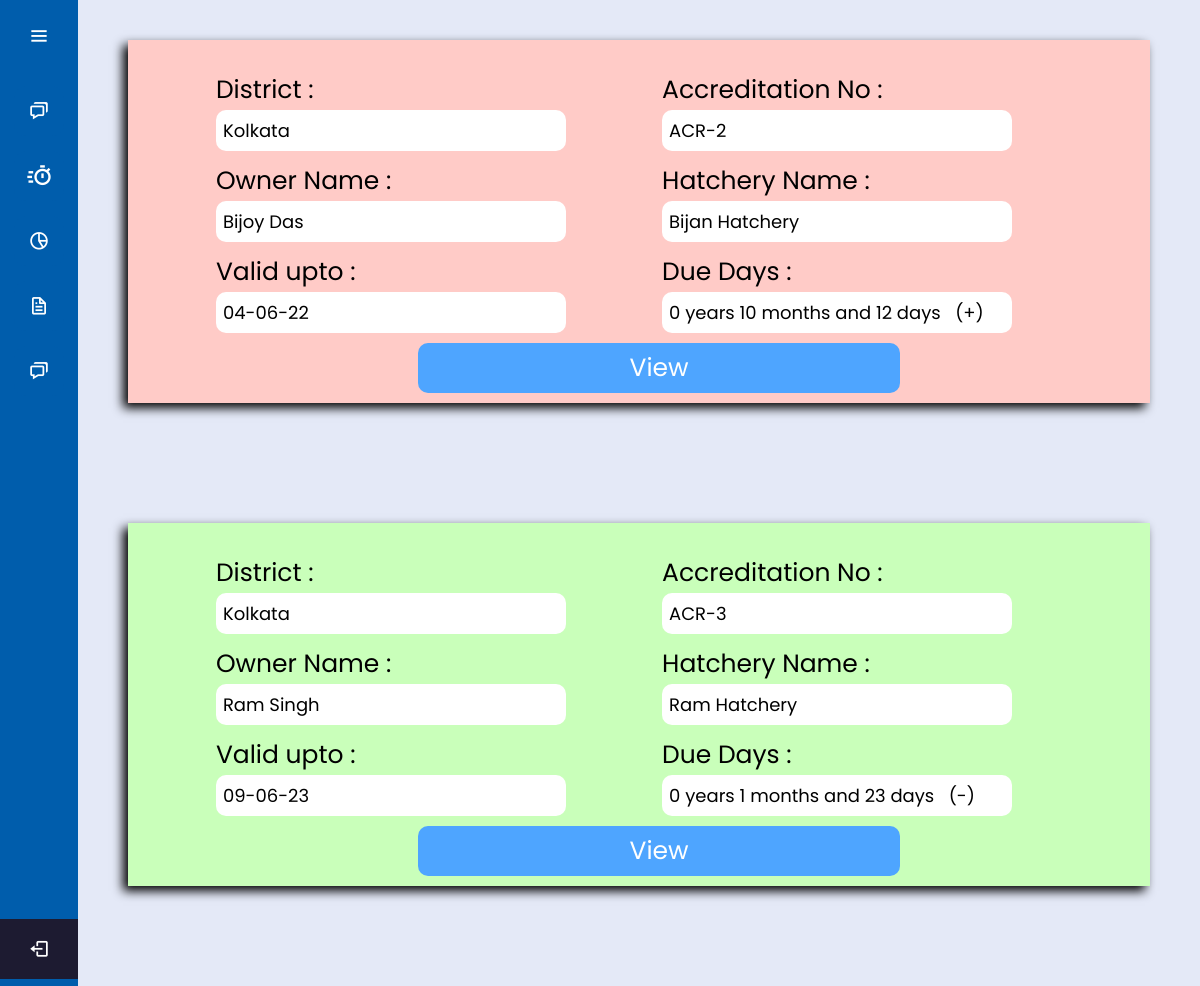
/Project1/renewList.php (signed in), run on the app's committed database.
### tables this page shows
CREATE TABLE `hatchery` (
  `ID` varchar(20) NOT NULL,
  `ID Year` varchar(10) NOT NULL,
  `Owner's Name` varchar(30) NOT NULL,
  `Father's Name` varchar(30) NOT NULL,
  `Owner's District` varchar(50) NOT NULL,
  `Owner's Block` varchar(50) NOT NULL,
  `Owner's GP` varchar(50) NOT NULL,
  `Owner's Village` varchar(50) NOT NULL,
  `Owner's Post Office` varchar(50) NOT NULL,
  `Owner's Police Station` varchar(50) NOT NULL,
  `Owner's PIN` varchar(50) NOT NULL,
  `Phone 1` varchar(50) NOT NULL,
  `Phone 2` varchar(50) NOT NULL,
  `Email` varchar(50) NOT NULL,
  `Hatchery Name` varchar(50) NOT NULL,
  `Hatchery District` varchar(50) NOT NULL,
  `Hatchery Block` varchar(50) NOT NULL,
  `Hatchery GP` varchar(50) NOT NULL,
  `Hatchery Village` varchar(50) NOT NULL,
  `Hatchery Post Office` varchar(50) NOT NULL,
  `Hatchery Police Station` varchar(50) NOT NULL,
  `Hatchery PIN` varchar(50) NOT NULL,
  `Species` varchar(100) NOT NULL,
  `Owner's Photo` varchar(50) NOT NULL,
  `Hatchery Photo` varchar(50) NOT NULL,
  `Aadhar Photo` varchar(50) NOT NULL,
  `Challan Photo` varchar(50) NOT NULL,
  `App Date` date NOT NULL,
  `Year` int(5) NOT NULL,
  `Acc No` varchar(10) DEFAULT NULL,
  `Acc Date` date NOT NULL,
  `Acc Valid` date NOT NULL,
  `Acc DFO` varchar(30) NOT NULL,
  `DFO date` date NOT NULL,
  `Acc ADF` varchar(30) NOT NULL,
  `ADF date` date NOT NULL,
  `Acc JDF` varchar(30) NOT NULL,
  `JDF date` date NOT NULL,
  `Current` varchar(5) NOT NULL,
  `Remarks` text NOT NULL
);

### Project1/renewList.php (the view, shortened to what this page needs)
<?php
	require('config.php');
	$logid=$_SESSION["id"];
    $sql = "SELECT * from reg_tb WHERE id='".$logid."'";
    $result = mysqli_query($conn,$sql);
    if(mysqli_num_rows($result)>0)
    {
        $row=mysqli_fetch_assoc($result);
        $name=$row['name'];
        $type=$row['type'];
		$currDistrict=$row['district'];
    }
	$authType = $type;
	$form = '';
	$authDistrict = $currDistrict;
	if($authType!='Level-3 Officer'){
		$dquery=" SELECT * FROM `hatchery` WHERE `Acc No`!='ACR-0' AND `Current`='Y' AND `Hatchery District` = '$authDistrict' ORDER BY `Acc Valid`";
	}else{
		$dquery=" SELECT * FROM `hatchery` WHERE `Acc No`!='ACR-0' AND `Current`='Y' ORDER BY `Acc Valid`";
	}
	function dateFormat($date)
	{
		$ddmmyy = $date[8].$date[9].$date[7].$date[5].$date[6].$date[4].$date[2].$date[3];
		return $ddmmyy;
	}
	$dresult = mysqli_query($conn,$dquery);
	$dposts = mysqli_fetch_all($dresult,MYSQLI_ASSOC);
	foreach ($dposts as $dpost)
	{
		$due = '#ffcbc7';
		$date1=date_create($dpost['Acc Valid']);
		$date2=date_create(date("Y-m-d"));
		$diff=date_diff($date1,$date2);
		if ($diff->format("%R%a")<=0)
		{
			$due = '#c9ffba';
		}
		$form .= "
		<form method='POST' action='Auth.php'>
		<div class='EachAuth' style='background:".$due."'>
	<form method='POST' action='Auth.php' >
	<div class='formCont'>
		<div class='cont'  >
		<label class='districtL'>District : </label>
		<br></div>
		<input  name='District' value='".$dpost['Hatchery District']."' disabled>
		</input>
	</div>
	<div class='formCont'>
		<div class='cont' ><label>Accreditation No : </label><br></div>
		<input type='text'  name='ID' readonly value=" .$dpost['Acc No']. " >
	</div>
	<div class='formCont'>
		<div class='cont' ><label>Owner Name : </label><br></div>
		<input type='text'  name='name'  disabled  value='".($dpost["Owner's Name"])."'>
	</div>
		<div class='formCont'>
		<div class='cont' ><label>Hatchery Name : </label><br></div>
		<input type='text' value='".$dpost['Hatchery Name']."' name='mobileNo'  disabled >
	</div>
	<div class='formCont'>
		<div class='cont' ><label>Valid upto : </label><br></div>
		<input  name='userType' class='type' value='".dateFormat($dpost['Acc Valid'])."' disabled>
		</input>
	</div>
	<div class='formCont'>
		<div class='cont' >
		<label class='districtL'>Due Days : </label>
		<br></div>
		<input  name='District' value='".$diff->format("%y years %m months and %d days")."   (".$diff->format("%R").") ' disabled>
		</input>
	</div>
	<div class='formCont'>
		<a href='./viewDetails.php?ID=".$dpost["ID"]. "' target='_blank'><input readonly type='text' class='submit' name='View' value='View' style='width:-webkit-fill-available'></a>
	</div>
	</div>
	<br><br>
	</form>
	</div>	";
	}
?>
<!DOCTYPE html>
<html lang="en" dir="ltr">
  <head>
    <link rel="stylesheet" href="css/style4.css">
    <link href='https://unpkg.com/boxicons@2.0.7/css/boxicons.min.css' rel='stylesheet'>
    <link rel="stylesheet" href="https://cdnjs.cloudflare.com/ajax/libs/font-awesome/5.15.2/css/all.min.css"/>
   </head>
<body>
<?php
    include_once("config.php");
    $logid=$_SESSION["id"];
    $sql = "SELECT * from reg_tb WHERE id='".$logid."'";
    $result = mysqli_query($conn,$sql);
    if(mysqli_num_rows($result)>0)
    {
        $row=mysqli_fetch_assoc($result);
        $name=$row['name'];
        $type=$row['type'];
    }
    ?>
  <div class="sidebar">
    <div class="logo-details">
        <i class='bx bx-menu' id="btn" ></i>
    </div>
    <ul class="nav-list">
    <li>
     <li>
       <a href="#">
         <i class='bx bx-chat' ></i>
       </a>
     </li>
	 <li>
       <a href="renewList.php">
         <i class='bx bx-timer' style="font-size:28px" ></i>
       </a>
     </li>
	 <li>
       <a href="Search.php">
         <i class='bx bx-pie-chart-alt-2' ></i>
       </a>
     </li>
     <li>
       <a href="level_3_upload_notice.php">
         <i class='bx bx-file' ></i>
       </a>
     </li>
     <li>
       <a href="feedlist.php">
         <i class='bx bx-chat' ></i>
       </a>
     </li>
     <li class="profile">
         <div class="profile-details">
           <div class="name_job">
             <div class="name"><?php echo $name;?></div>
             <div class="job"><?php echo $type;?></div>
           </div>
           <a href="sesdestroy.php"><i class='bx bx-log-out' id="log_out" ></i></a>
         </div>
     </li>
    </ul>
  </div>
  <section class="home-section">
	<?php
	if ($form=="")
	{
		?>
			<h1 style="text-align: center;font-size: 40px;">Nothing to Authorize</h1>
		<?php
	}
	else
	{
		echo $form;
	}
	?>
	</section>
</body>
</html>

### Project1/css/style4.css (style rules this page uses)
* { margin: 0; padding: 0; box-sizing: border-box; font-family: "Poppins" , sans-serif; }
.sidebar { position: fixed; left: 0; top: 0; height: 100%; width: 78px; background: #005dac; padding: 6px 14px; z-index: 99; transition: all 0.5s ease; }
.sidebar .logo-details { height: 60px; display: flex; align-items: center; position: relative; }
.sidebar .logo-details #btn { position: absolute; top: 50%; right: 0; transform: translateY(-50%); font-size: 22px; transition: all 0.4s ease; font-size: 23px; text-align: center; cursor: pointer; transition: all 0.5s ease; }
.sidebar i { color: #fff; height: 60px; min-width: 50px; font-size: 35px; text-align: center; line-height: 60px; }
.sidebar .nav-list { margin-top: 20px; height: 100%; }
.sidebar li { position: relative; margin: 15px 0; list-style: none; }
.sidebar li a { display: flex; height: 100%; width: 100%; border-radius: 12px; align-items: center; text-decoration: none; transition: all 0.4s ease; background: #005dac; }
.sidebar li i { height: 50px; line-height: 50px; font-size: 21px; border-radius: 12px; }
.sidebar li.profile { position: fixed; height: 60px; width: 78px; left: 0; bottom: -8px; padding: 10px 14px; background: #00277c; transition: all 0.5s ease; overflow: hidden; }
.sidebar li .profile-details { display: flex; align-items: center; flex-wrap: nowrap; }
.sidebar li.profile .name, .sidebar li.profile .job { font-size: 15px; font-weight: 400; color: #fff; white-space: nowrap; }
.sidebar li.profile .job { font-size: 12px; }
.sidebar .profile #log_out { position: absolute; top: 50%; right: 0; transform: translateY(-50%); background: #1d1b31; width: 100%; height: 60px; line-height: 60px; border-radius: 0px; transition: all 0.5s ease; }
.home-section { position: relative; background: #E4E9F7; min-height: 100vh; top: 0; left: 78px; width: calc(100% - 78px); transition: all 0.5s ease; z-index: 2; padding-top: 20px; }

### Project1/renewList.php (style rules this page uses)
html { background-size: cover; }
body { margin: 0; min-height: 100vh; }
a { text-decoration: none; color: black; display: inherit; }
input,select { padding:15px; width:350px ; font-size: 35px; background: #ececec ; border: 0px solid black; outline: none; border-radius: 5px; transition-delay: 0.15s; background: transparent; color: black; }
label { font-size: 25px; line-height: 40px; width: 200px; }
.formCont { display: inline-block; width: 45%; margin-bottom: 10px; }
.cont { margin: auto; text-align: left; width: 400px; }
.EachAuth { text-align: center; background:white; margin: 50px; margin-top: 20px; color: black; padding: 20px; padding-bottom: 0px; padding-top: 30px; box-shadow: -5px 5px 10px black; }
.EachAuth input,select { outline: none; border: 0px solid black; transition-delay: 0.15s; padding: 7px; width: 400px; font-size: 18px; border-radius: 10px; outline: none; background: white; }
input.submit { width: 250px; background-color: #4ea5ff; border: none; outline: none; height: 50px; font-size: 25px; border-radius: 49px; color: #fff; cursor: pointer; transition: 0.5s; padding: 0px; border-radius: 10px; text-align:center; }
@media screen and (max-device-width: 900px) { .formCont { display: inline-block; width: 45%; } }
@media screen and (max-device-width: 900px) { .EachAuth input,select { width: 350px; margin-right: 50px; } }

### data on the page
hatchery: District "Kolkata", ID "ACR-2", name "Bijoy Das", mobileNo "Bijan Hatchery", userType "04-06-22", District "0 years 10 months and 12 days (+)"
hatchery: District "Kolkata", ID "ACR-3", name "Ram Singh", mobileNo "Ram Hatchery", userType "09-06-23", District "0 years 1 months and 23 days (-)"
